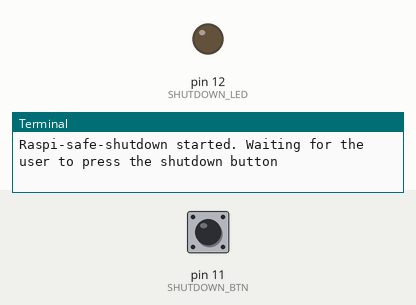
Recording of a program running on a simulated Raspberry Pi (header pin numbers). On the bench: output pins drawn as LEDs (lit = HIGH), the last lines printed to the terminal. The test bench sets the inputs (shaded band); at power-on: pin 11 (SHUTDOWN_BTN) LOW.

Above: at 1.2 s.
1.3 s: pin 11 (SHUTDOWN_BTN) pulled HIGH for 1.2 s
At 3.1 s:
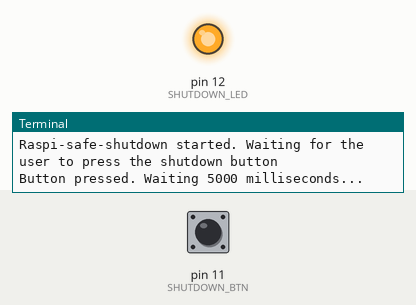
Timing chart, 0 to 8.5 s (numbered marks = the images above; inputs shaded):
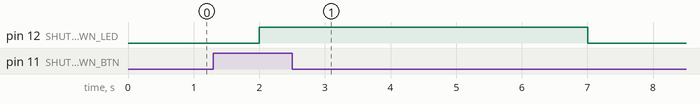

The program:

raspi-safe-shutdown.py
```python
#!/usr/bin/env python3

import os
import sys
import time

import RPi.GPIO as GPIO

SHUTDOWN_BTN = 11  # GPIO_GEN0 (BCM #17)
SHUTDOWN_LED = 12  # GPIO_GEN1 (BCM #18)
T_CHECK = 1000  # in milliseconds
T_HOLD = 5000  # in milliseconds
T_BLINK = 100  # in milliseconds
BLINK_COUNT = 5


def main() -> int:
    print('Raspi-safe-shutdown started. Waiting for the user to press the',
          'shutdown button')

    GPIO.setmode(GPIO.BOARD)  # Physical/board pin-numbering scheme

    GPIO.setup(SHUTDOWN_BTN, GPIO.IN, pull_up_down=GPIO.PUD_DOWN)
    GPIO.setup(SHUTDOWN_LED, GPIO.OUT)
    GPIO.output(SHUTDOWN_LED, GPIO.LOW)

    while True:
        if GPIO.input(SHUTDOWN_BTN):
            print('Button pressed. Waiting', T_HOLD, 'milliseconds...')

            GPIO.output(SHUTDOWN_LED, GPIO.HIGH)
            time.sleep(T_HOLD / 1000.0)
            GPIO.output(SHUTDOWN_LED, GPIO.LOW)

            if GPIO.input(SHUTDOWN_BTN):
                print('The button is still pressed. Shutting down')

                for _ in range(BLINK_COUNT):
                    GPIO.output(SHUTDOWN_LED, GPIO.LOW)
                    time.sleep(T_BLINK / 1000.0)
                    GPIO.output(SHUTDOWN_LED, GPIO.HIGH)
                    time.sleep(T_BLINK / 1000.0)

                GPIO.cleanup()
                os.execvp('poweroff', ['poweroff'])
            else:
                print('Button released. Waiting again for the user to press',
                      'the shutdown button')
        time.sleep(T_CHECK / 1000.0)


if __name__ == '__main__':
    sys.exit(main())
```

Measured:
- after the input at 1.3 s, pin 12 (SHUTDOWN_LED): LOW → HIGH after 0.70 s, → LOW 5.0 s later
